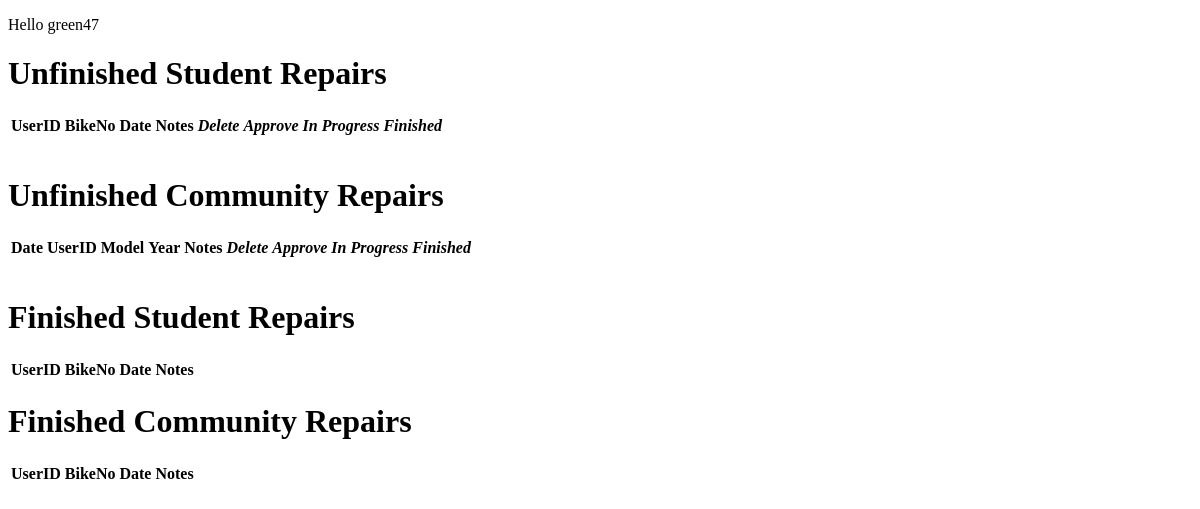
The page /repairRequests (signed in) on the database as committed earlier.
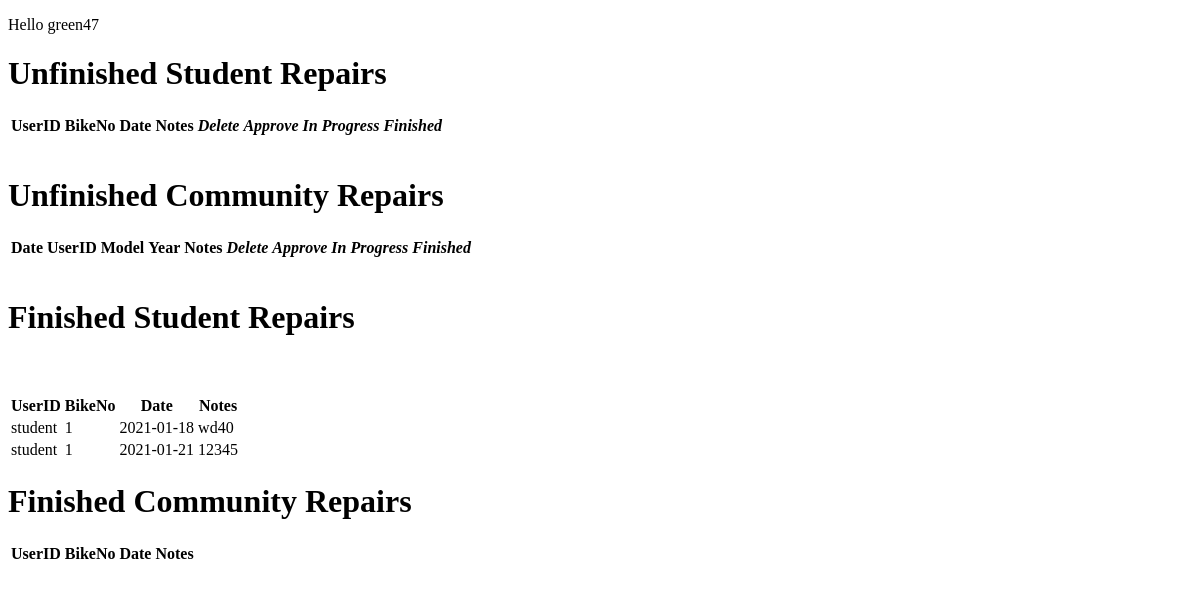
The same page on the database as committed later.
### tables this page shows
CREATE TABLE studentRepairRequest (userID varchar(255), BikeNo tinyint, date varchar(255), notes varchar(255), status varchar(255), progress tinyint, repairID INTEGER PRIMARY KEY AUTOINCREMENT);

### main.py (the view, shortened to what this page needs)
@app.route("/repairRequests",methods=["GET","POST"])
@special_requirement
def repairStuReq():
    if request.method == "GET":
        try:
            con = get_db()
            cur = con.cursor()
            cur.execute("SELECT * from studentRepairRequest")
            repairData = cur.fetchall()
            cur.execute("SELECT * from commRepairRequest")
            repairCommData = cur.fetchall()
            return render_template("repairTool.html", data=repairData,data2=repairCommData)
        except Exception as e:
            print(e, file=sys.stdout)

### main.py (called while the page is built)
@app.after_request
def after_request(response):
    response.headers["Cache-Control"] = "no-cache, no-store, must-revalidate"
    response.headers["Expires"] = 0
    response.headers["Pragma"] = "no-cache"
    return response

def get_db():
    db = getattr(g, '_database', None)
    if db is None:
        db = g._database = sqlite3.connect(DATABASE)
    return db

def special_requirement(f):
    @wraps(f)
    def wrap(*args,**kwargs):
        try:
            if "green47" == session['user']:
                return f(*args,**kwargs)
            else:
                return redirect(url_for('logout'))
        except:
            return redirect(url_for('logout'))
    return wrap

### templates/repairTool.html (shortened to what this page needs)
<!DOCTYPE html>
<html lang='en'>
<head>
    <link rel="stylesheet" href="../static/styles.css">
</head>
<body>
    <p>Hello {{ session['user'] }}</p>
    <h1>Unfinished Student Repairs</h1>
    <table>
        <tr>
            <th>UserID</th>
            <th>BikeNo</th>
            <th>Date</th>
            <th>Notes</th>
            <th><em>Delete</em></th>
            <th><em>Approve</em></th>
            <th><em>In Progress</em></th>
            <th><em>Finished</em></th>
        </tr>
    </table> <br>
    <h1>Unfinished Community Repairs</h1>
    <table>
        <tr>
            <th>Date</th>
            <th>UserID</th>
            <th>Model</th>
            <th>Year</th>
            <th>Notes</th>
            <th><em>Delete</em></th>
            <th><em>Approve</em></th>
            <th><em>In Progress</em></th>
            <th><em>Finished</em></th>
        </tr>
    </table> <br>
    <h1>Finished Student Repairs</h1>
    <table>
        <tr>
            <th>UserID</th>
            <th>BikeNo</th>
            <th>Date</th>
            <th>Notes</th>
        </tr>
    {% for item in data %}
    {% if item[5] == 3 %}
    <tr>
        <td>{{item[0]}}</td>
        <td>{{item[1]}}</td>
        <td>{{item[2]}}</td>
        <td>{{item[3]}}</td>
        <br>
    </tr>
    {% endif %}
    {% endfor %}
    </table>
    <h1>Finished Community Repairs</h1>
    <table>
        <tr>
            <th>UserID</th>
            <th>BikeNo</th>
            <th>Date</th>
            <th>Notes</th>
        </tr>
    </table>
</body>
</html>

Rows that differ between the two databases and show on the page:
added studentRepairRequest: userID "student", BikeNo "1", date "2021-01-18", notes "wd40"
added studentRepairRequest: userID "student", BikeNo "1", date "2021-01-21", notes "12345"
